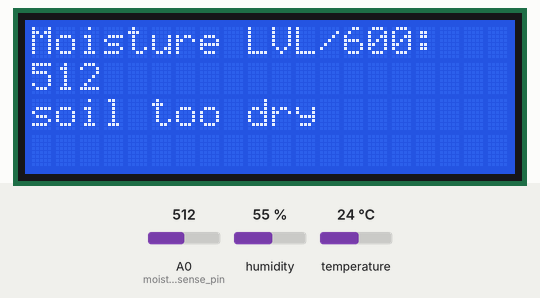
This sketch was run on a simulated Arduino Mega 2560, built with avr-gcc and run on an emulated ATmega2560. On the bench: 20×4 character LCD. The inputs (shaded band) are chosen by the test bench; at power-on: temperature 24 °C, A0 (moisture_sense_pin) = 512, humidity 55 %. What the sketch prints to the serial monitor is not drawn.

Above: at 13.3 s.
13.4 s: temperature set to 41 °C
At 16.7 s:
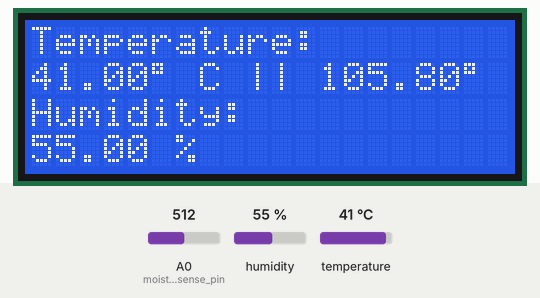
21.4 s: A0 (moisture_sense_pin) set to 610
At 24.3 s:
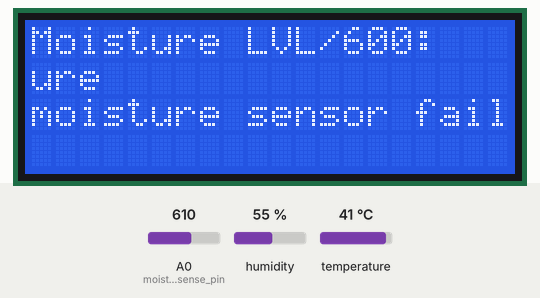
27.5 s: A0 (moisture_sense_pin) set to 581
At 34.7 s:
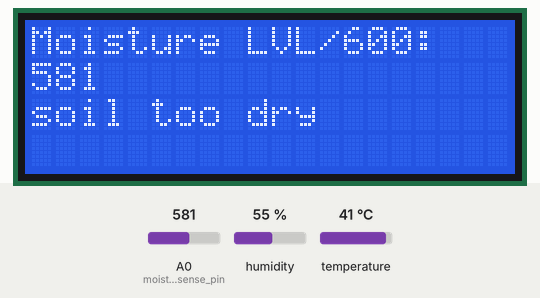
35.2 s: temperature set to 12 °C
At 38.0 s:
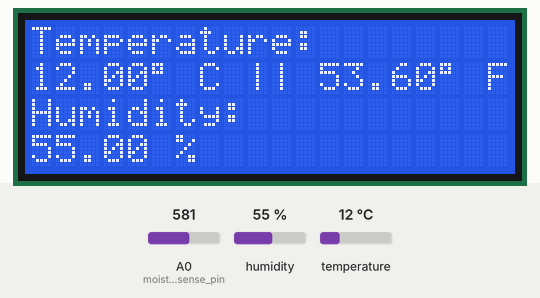
42.8 s: A0 (moisture_sense_pin) set to 306
At 45.6 s:
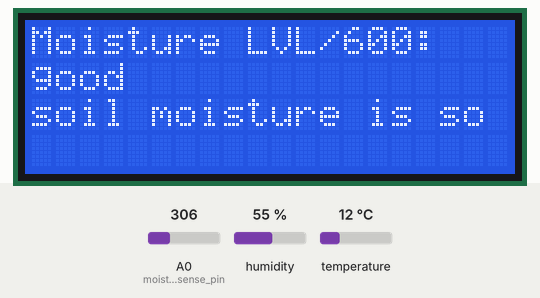
49.0 s: A0 (moisture_sense_pin) set to 267
At 56.0 s:
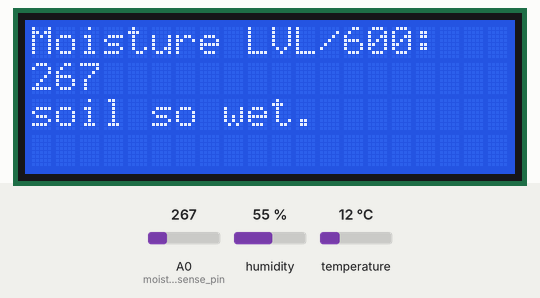
Timing chart, 0 to 57.5 s (numbered marks = the images above; inputs shaded):
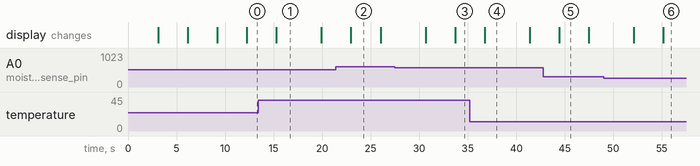

Measured:
- the behaviour switches between 600 and 599 on A0 (moisture_sense_pin) (found by bisection; images 2 and 3)
- the behaviour switches between 280 and 279 on A0 (moisture_sense_pin) (found by bisection; images 5 and 6)
- after the input at 13.4 s, the display: changes after 1.9 s (image 1)
- after the input at 21.4 s, the display: changes after 1.6 s (image 2)
- after the input at 27.5 s, the display: first differs from a run without the input after 6.2 s (image 3)
- after the input at 35.2 s, the display: changes after 1.6 s (image 4)
- after the input at 42.8 s, the display: changes after 1.6 s (image 5)
- after the input at 49.0 s, the display: first differs from a run without the input after 6.2 s (image 6)

The sketch:

PlantSensorCodeWithErrorMSGs.ino
```cpp
#include <SoftwareSerial.h>
#include <Wire.h>
#include <LiquidCrystal_I2C.h>
#include <dht.h>

LiquidCrystal_I2C lcd(0x27, 20, 4);
dht DHT;
float dt = 3000;

// RE and DE Pins set the RS485 module
// to Receiver or Transmitter mode
#define RE 8 // RS485
#define DE 7 // RS485
#define DHT_pinOut 12 // DHT11
#define moisture_sense_pin A0 // moisture sensor

// Modbus RTU requests for reading NPK values
const byte nitro[] = {0x01,0x03, 0x00, 0x1e, 0x00, 0x01, 0xe4, 0x0c};
const byte phos[] = {0x01,0x03, 0x00, 0x1f, 0x00, 0x01, 0xb5, 0xcc};
const byte pota[] = {0x01,0x03, 0x00, 0x20, 0x00, 0x01, 0x85, 0xc0};

// A variable used to store NPK values
byte values[11];

// Sets up a new SoftwareSerial object
// Digital pins 10 and 11 should be used with a Mega or Mega 2560
// SoftwareSerial mod(2, 3);
SoftwareSerial mod(10, 11);

void setup() {
  // Set the baud rate for the Serial port
  Serial.begin(9600);

  // Set the baud rate for the SerialSoftware object
  mod.begin(9600);

  // Define pin modes for RE and DE
  pinMode(RE, OUTPUT);
  pinMode(DE, OUTPUT);

  // LCD setup
  lcd.init();
  lcd.clear();
  lcd.backlight();      // Make sure backlight is on
  lcd_boot(dt);

}

void loop() {

  // Read the Analog Input
  // int value = analogRead(moisture_sense_pin);
  lcd_print_moisture(analogRead(moisture_sense_pin), dt);

  // do DHT stuff
  int readData = DHT.read22(DHT_pinOut);
  lcd_print_temp(DHT.temperature, DHT.humidity, dt);

  // do NPK stuff
  byte val1,val2,val3;
  val1 = nitrogen();
  delay(500);
  val2 = phosphorous();
  delay(500);
  val3 = potassium();
  delay(500);
  lcd_print_NPK(val1, val2, val3, dt);

}

// -- FUNCTIONS -------------------------------------------------------------------------------------------------------------------------------------------------------------------------

void lcd_print_moisture(int value, float dt) {

  lcd.clear();
  lcd.setCursor(0, 0);
  lcd.print("Moisture LVL/600:");
  lcd.setCursor(0, 1);
  lcd.print(value);

  if (value < 280 && value > 0) {

    // soil is too wet
    lcd.setCursor(0, 2);
    lcd.print("soil so wet. ");

  } else if (value >= 280 && value < 400) {

    // soil is in good condition
    lcd.setCursor(0, 2);
    lcd.print("soil moisture is so good");

  } else if (value >= 400 && value < 600) {

    // soil is too dry
    lcd.setCursor(0, 2);
    lcd.print("soil too dry");

  } else {

    // sensor is broken
    lcd.setCursor(0, 2);
    lcd.print("moisture sensor failure");

  }

  // Print the value to the serial monitor
  Serial.print("moisture sense stuff");
  delay(dt);

}

void lcd_print_temp(float t, float h, float dt) {

  lcd.clear();
  lcd.setCursor(0,0);
	lcd.print("Temperature: ");
  lcd.setCursor(0, 1);
	lcd.print(t);
	lcd.print((char)223);	//shows degrees character
	lcd.print(" C || ");
  lcd.print((t*9.0)/5.0+32.0);
  lcd.print((char)223);
  lcd.print(" F");
	lcd.setCursor(0,2);
	lcd.print("Humidity: ");
  lcd.setCursor(0, 3);
	lcd.print(h);
	lcd.print(" %");

	delay(dt);

  //
  // Serial.print("");
  // Serial.print("DHT sense stuff");
	//Serial.print("Temperature = ");
	//Serial.print(t);
	//Serial.print("°C | ");
	//Serial.print((t*9.0)/5.0+32.0);        // Convert celsius to fahrenheit
	//Serial.println("°F ");
	//Serial.print("Humidity = ");
	//Serial.print(h);
	//Serial.println("% ");
	//Serial.println("");

}

void lcd_print_NPK(byte val1, byte val2, byte val3, float dt) {

  //
  lcd.clear();

  // nitrogen
  lcd.setCursor(0,0);
  if (val1 < 50) {

    lcd.print("Nitrogen (LOW): ");
    lcd.print(val1);
    lcd.print(" mg/kg");

  } else if (val1 >= 50 && val1 <= 150) {

    lcd.print("Nitrogen (good): ");
    lcd.print(val1);
    lcd.print(" mg/kg");

  } else if (val1 > 150) {

    lcd.print("Nitrogen (HIGH): ");
    lcd.print(val1);
    lcd.print(" mg/kg");

  }

  // phosphorus
  lcd.setCursor(0,1);
  if (val2 < 20) {

    lcd.print("Phosphorus (LOW): ");
    lcd.print(val2);
    lcd.print(" mg/kg");

  } else if (val2 >= 20 && val2 <= 60) {

    lcd.print("Phosphorus (good): ");
    lcd.print(val2);
    lcd.print(" mg/kg");

  } else if (val2 > 60) {

    lcd.print("Phosphorus (HIGH): ");
    lcd.print(val2);
    lcd.print(" mg/kg");

  }

  // postassium
  lcd.setCursor(0,2);

  if (val3 < 100) {

    lcd.print("Potassium (LOW): ");
    lcd.print(val3);
    lcd.print(" mg/kg");

  } else if (val3 >= 100 && val3 <= 250) {

    lcd.print("Potassium (good): ");
    lcd.print(val3);
    lcd.print(" mg/kg");

  } else if (val3 > 250) {

    lcd.print("Potassium (HIGH): ");
    lcd.print(val3);
    lcd.print(" mg/kg");

  }

  delay(dt);

  // Print values to the serial monitor
  // Serial.print("");
  // Serial.print("NPK Sense stuff");
  //Serial.print("Nitrogen: ");
  //Serial.print(val1);
  //Serial.println(" mg/kg");
  //Serial.print("Phosphorous: ");
  //Serial.print(val2);
  //Serial.println(" mg/kg");
  //Serial.print("Potassium: ");
  //Serial.print(val3);
  //Serial.println(" mg/kg");

}

void lcd_boot(float dt) {

  lcd.setCursor(3, 1);   //Set cursor to character 2 on line 0
  lcd.print("A BIGGEST BELLY");
  lcd.setCursor(2, 2);
  lcd.print("SOLUTIONS PRODUCT");

  delay(dt);

  lcd.clear();
  lcd.setCursor(2, 1);
  lcd.print("BOOTING BIG BELLY");
  lcd.setCursor(5, 2);
  lcd.print("SERVICES...");

  delay(dt);

  lcd.clear();
  lcd.setCursor(5, 1);   //Set cursor to character 2 on line 0
  lcd.print("a gift for");
  lcd.setCursor(3, 2);
  lcd.print("all my friends,");

  delay(dt);

  lcd.clear();
  lcd.setCursor(2, 0);   //Set cursor to character 2 on line 0
  lcd.print("happy birthday to");
  lcd.setCursor(5, 1);
  lcd.print("al & amanda,");
  lcd.setCursor(5, 3);   //Set cursor to character 2 on line 0
  lcd.print("from nick t");

  delay(dt);

  /*
  lcd.clear();
  lcd.setCursor(0, 0);
  lcd.print("dont kill the plant");
  lcd.setCursor(8, 1);
  lcd.print("...");
  lcd.setCursor(8, 2);
  lcd.print("");
  lcd.setCursor(0, 3);
  lcd.print("call me if it breaks");

  delay(dt);
  */

}

// -- BYTE UART CONVERSIONS -------------------------------------------------------------------------------------------------------------------------------------------------------------

byte nitrogen(){
  digitalWrite(DE,HIGH);
  digitalWrite(RE,HIGH);
  delay(10);
  if(mod.write(nitro,sizeof(nitro))==8){
    digitalWrite(DE,LOW);
    digitalWrite(RE,LOW);
    for(byte i=0;i<7;i++){
    //Serial.print(mod.read(),HEX);
    values[i] = mod.read();
    // Serial.print(values[i],HEX);
    }
  }
  return values[4];
}

byte phosphorous(){
  digitalWrite(DE,HIGH);
  digitalWrite(RE,HIGH);
  delay(10);
  if(mod.write(phos,sizeof(phos))==8){
    digitalWrite(DE,LOW);
    digitalWrite(RE,LOW);
    for(byte i=0;i<7;i++){
    //Serial.print(mod.read(),HEX);
    values[i] = mod.read();
    // Serial.print(values[i],HEX);
    }
  }
  return values[4];
}

byte potassium(){
  digitalWrite(DE,HIGH);
  digitalWrite(RE,HIGH);
  delay(10);
  if(mod.write(pota,sizeof(pota))==8){
    digitalWrite(DE,LOW);
    digitalWrite(RE,LOW);
    for(byte i=0;i<7;i++){
    //Serial.print(mod.read(),HEX);
    values[i] = mod.read();
    // Serial.print(values[i],HEX);
    }
  }
  return values[4];
}
```
